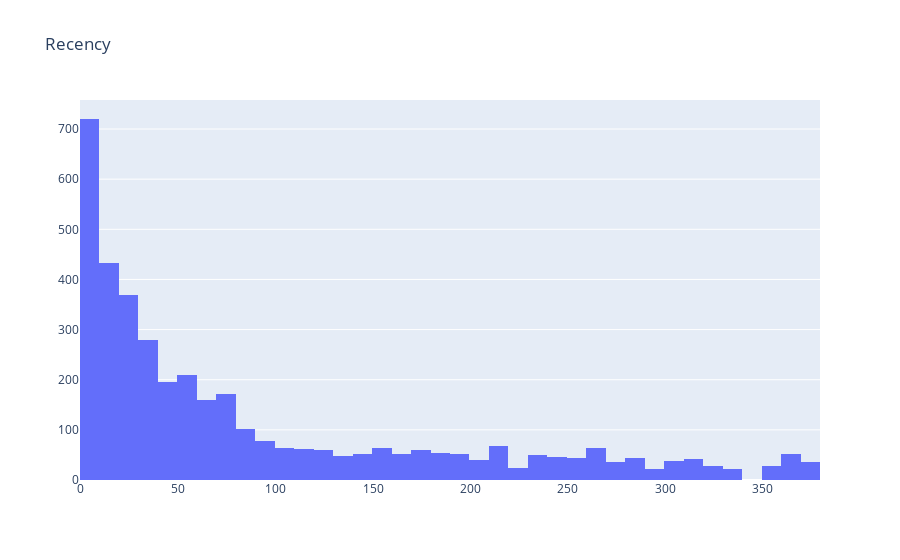

The code cell stored with this chart in its notebook:
### Code cell
#create a generic user dataframe to keep CustomerID and new segmentation scores
df_user = pd.DataFrame(df_data['CustomerID'].unique())
df_user.columns = ['CustomerID']

#get the max purchase date for each customer and create a dataframe with it
df_max_purchase = df_uk.groupby('CustomerID').InvoiceDate.max().reset_index()
df_max_purchase.columns = ['CustomerID','MaxPurchaseDate']

#we take our observation point as the max invoice date in our dataset
df_max_purchase['Recency'] = (df_max_purchase['MaxPurchaseDate'].max() - df_max_purchase['MaxPurchaseDate']).dt.days

#merge this dataframe to our new user dataframe
df_user = pd.merge(df_user, df_max_purchase[['CustomerID','Recency']], on='CustomerID')

plot_data = [
    go.Histogram(
        x=df_user['Recency']
    )
]

plot_layout = go.Layout(
        title='Recency'
    )
fig = go.Figure(data=plot_data, layout=plot_layout)
pyoff.iplot(fig)

### Figure 1 — Plotly figure (JSON) as saved in the notebook; plotly's stock layout.template omitted (floating-point values rounded to 4 significant figures; data arrays with more than 128 entries replaced by an {"elided": "..."} marker saying what was removed)
{"data": [{"type": "histogram", "x": {"elided": "3950 int values"}}], "layout": {"title": {"text": "Recency"}}}
